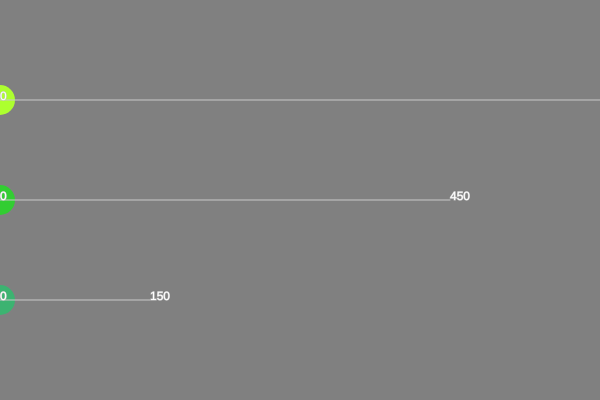
Frame 1 (no input)
Frame 60 (no input): identical to frame 1, image omitted
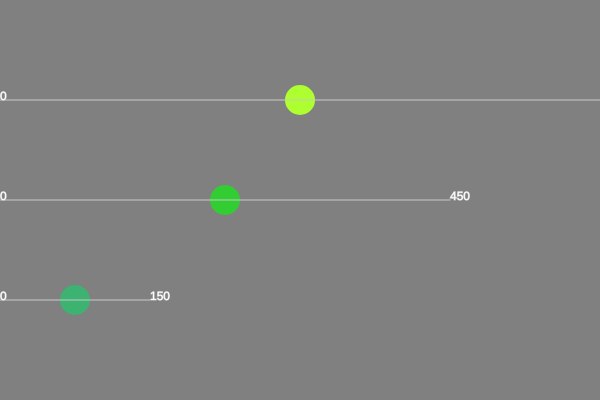
Frame 120 (the mouse pressed at the canvas centre since frame 60)

The p5.js sketch that drew these frames (run headless with seeded random() and noise() and a simulated clock; from frame 60 on, the mouse is pressed at the canvas centre):

// p5.js sketch
// ── sketch.js
// `y` contains y position of each circle
const y = [100, 200, 300];
const w = 30;
// `max` contains the limit of the x pos of each circle
const max = [null, 450, 150];

function setup() {
  // put setup code here
  createCanvas(600,400);
}

function draw() {
  noStroke();
  background('grey');

  // Draw circle 0 (no mapping)
  fill('greenyellow');
  ellipse(mouseX, y[0], w);

  // Draw circle 1 (stays within [0, max[1]])
  x1 = map(mouseX, 0, width, 0, max[1], true);
  fill('limegreen');
  ellipse(x1, y[1], w);

  // Draw circle 2 (stays within [0, max[2]])
  x2 = map(mouseX, 0, width, 0, max[2], true);
  fill('mediumseagreen');
  ellipse(x2, y[2], w);

  fill('white');
  stroke(200);
  line(0, y[0], width, y[0]);
  text('0', 0, y[0]);
  text(`${max[0]}`, width, y[0]);

  line(0, y[1], max[1], y[1]);
  text('0', 0, y[1]);
  text(`${max[1]}`, max[1], y[1]);

  line(0, y[2], max[2], y[2]);
  text('0', 0, y[2]);
  text(`${max[2]}`, max[2], y[2]);

}
